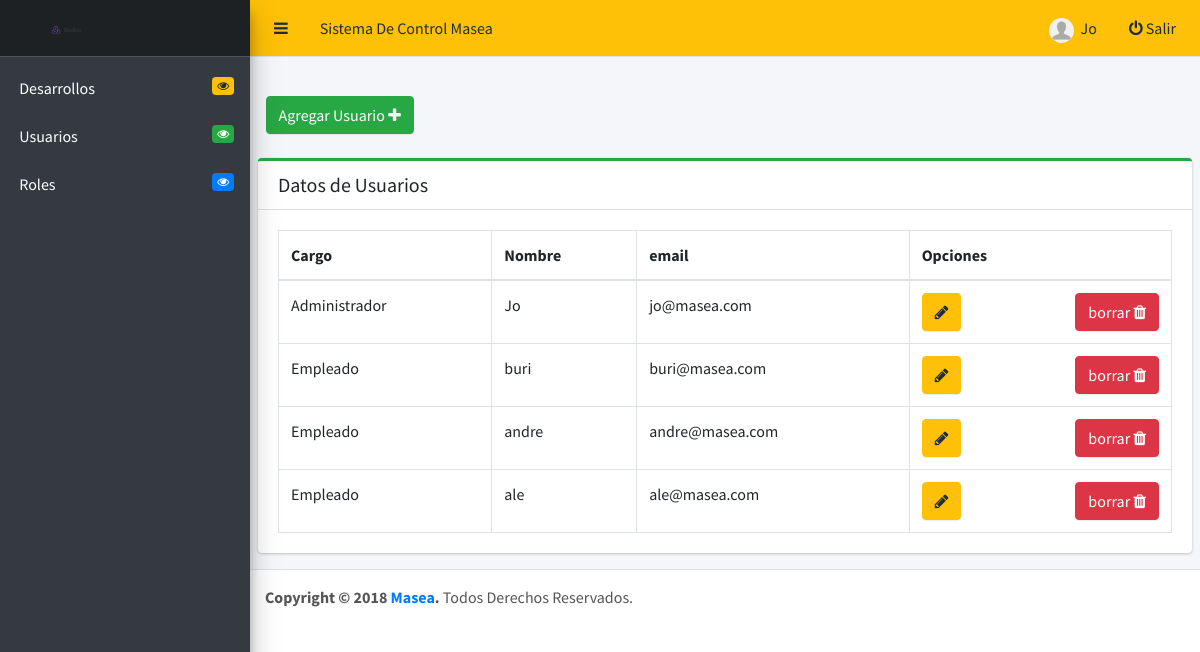
/account/dashboard?i=Users (signed in), run on the app's committed database.
### tables this page shows
CREATE TABLE `users` (
  `user_id` int(11) NOT NULL,
  `idrole` int(11) NOT NULL,
  `username` text NOT NULL,
  `email` text NOT NULL,
  `password` text NOT NULL,
  `condicion` int(11) NOT NULL
);

### core/init.php (called while the page is built, shortened)
<?php
    include 'database/connection.php';
    include 'classes/user.php';
    global $pdo;
    $getFromU = new User($pdo);
 ?>

### core/classes/user.php (called while the page is built, shortened)
<?php
    class User
    {
        protected $pdo;
        function __construct($pdo)
        {
            $this->pdo = $pdo;
        }
        public function userData($user_id){
            $stmt = $this->pdo->prepare("SELECT * FROM `users` WHERE `user_id` = :user_id ");
            $stmt->bindParam(":user_id", $user_id, PDO::PARAM_INT);
            $stmt->execute();
            return $stmt->fetch(PDO::FETCH_OBJ);
        }
        public function selectUsers(){
            $stmt = $this->pdo->prepare("SELECT * FROM `users` ");
            $stmt->execute();
            $users = $stmt->fetchAll(PDO::FETCH_OBJ);
            return $users;
        }
    }
?>

### includes/userInfo.php (the view, shortened to what this page needs)
<?php if ($_GET['i']=='Users' && ($user->idrole == 1)) {
?>
  <div class="col-sm-6">
    <a href="#addUsers" data-toggle="modal" class="text-white"><button class="btn btn-success "> Agregar Usuario  <i class="fa fa-plus"></i></button></a>
  </div><br>
  <div class="card card-success card-outline">
    <div class="card-header">
      <h3 class="card-title">Datos de Usuarios</h3>
    </div>
    <div class="card-body">
      <table id="example2" class="table table-bordered table-hover">
        <thead>
        <tr>
          <th>Cargo</th>
          <th>Nombre</th>
          <th>email</th>
          <th>Opciones</th>
        </tr>
        </thead>
        <tbody>
          <?php foreach ($users as $u) { ?>
            <tr>
              <td>
                <?php
                  if ($u->idrole == 1) {
                    echo "Administrador";
                  }else if ($u->idrole == 2) {
                    echo "Empleado";
                  }
                ?>
              </td>
              <td><?php echo $u->username ; ?> </td>
              <td><?php echo $u->email ; ?> </td>
              <td>
                <a href="#" data-toggle="modal"  data-target="#user-<?php echo $u->user_id ; ?>"><button class="btn btn-warning "><i class="fa fa-pencil"></i></button></a>
                <div class="float-right">
                  <form action="" method="post">
                    <button class="btn btn-danger" type="submit" name="delete">borrar <i class="fa fa-trash"></i></button>
                  </form>
                </div>
              </td>
            </tr>
            <div class="modal fade sm" id="user-<?php echo $u->user_id; ?>" tabindex="-1" style="margin-top: 50px;">
          <?php } ?>
      </table>
    </div>
  </div>
<?php
}else if ($_GET['i']=='Roles' && ($user->idrole == 1)) { ?>
  <div class="card card-primary card-outline">
    <div class="card-header">
      <h3 class="card-title">Roles de Usuarios</h3>
    </div>
    <div class="card-body">
      <table id="example2" class="table table-bordered table-hover">
        <thead>
        <tr>
          <th>Roles</th>
          <th>Descripcion</th>
        </tr>
        </thead>
        <tbody>
          <?php foreach ($roles as $r) { ?>
            <tr>
              <td><?php echo $r->role ; ?> </td>
              <td><?php echo $r->descripcion ; ?> </td>
            </tr>
          <?php } ?>
        <tbody>
      </table>
    </div>
  </div>
<?php }else if ($_GET['i']=='Desarrollos') {
    if(isset($_GET['id']) && !empty($_GET['id']) ) {
      include ("includes/unDesarrollo.php");
    }else if(isset($_GET['d']) && !empty($_GET['d']) ) {
      include ("includes/setDesarrollo.php");
    }else{
      if (isset($_POST['deleteD'])) {
        $d_id = $_POST['d_id'];
        $responseE = $getFromD->deleteEspecificacionD($d_id);
        $responseC = $getFromD->deleteCaracteristicaD($d_id);
        $responseF = $getFromD->deleteFotoD($d_id);
        $responseP = $getFromD->deletePlantaD($d_id);
        $responseD = $getFromD->deleteDesarrollo($d_id);
        if ( $responseD == "ok" ) {
          echo '<script>
            swal({
              title : "¡Ok!",
              text: "¡Se Borro con exito!",
              type:"success",
              confirmButtonText:"Cerrar",
              closeOnConfirm: false
              },
              function(isConfirm){
                if(isConfirm){
                  history.back();
              }
            });
          </script>';
        }else{
          echo '<script>
            swal({
              title : "¡Error!",
              text: "¡Hubo un error al borrar !",
              type: "error",
              confirmButtonText: "Cerrar",
              closeOnConfirm: false
              },
              function(isConfirm){
                if(isConfirm){
                  history.back();
                }
              }
            );
          </script>';
        }
      }
    ?>
      <div class="col-sm-6">
        <a href="<?php echo BASE_URL.'account/dashboard?i=Desarrollos&d=new'; ?>"><button class="btn btn-primary "> Nuevo Desarrollo <i class="fa fa-plus"></i></button>
        </a>
      </div><br>
      <div class="card card-warning card-outline">
        <div class="card-header">
          <h3 class="card-title">Datos de los Desarrollos</h3>
        </div>
        <div class="card-body">
          <table id="example2" class="table table-bordered table-hover">
            <thead>
            <tr>
              <th>Opciones</th>
              <th>Categoria</th>
              <th>Direccion</th>
              <th>Subcategoria</th>
              <th>Borrar</th>
            </tr>
            </thead>
            <tbody>
              <?php foreach ($desarrollos as $d) { ?>
                <tr>
                  <td>
                    <a href="?i=Desarrollos&id=<?php echo $d->id; ?>"><button class="btn btn-success fa fa-eye"> Ver</button></a>
                  </td>
                  <td>
                    <?php
                      if ($d->idcategoria == 1) {
                        echo "Terminado";
                      }else if ($d->idcategoria == 2) {
                        echo "En Desarrollo";
                      }else if ($d->idcategoria == 3){
                        echo "Proximo Desarrollo";
                      }
                    ?>
                  </td>
                  <td><?php echo $d->direccion ; ?> </td>
                  <td>
                    <?php
                      if ($d->idsubcategoria == 1) {
                        echo "Inicio de Obra";
                      }else if ($d->idsubcategoria == 2) {
                        echo "Estructura Terminada";
                      }else if ($d->idsubcategoria == 3){
                        echo "Terminaciones";
                      }else if ($d->idsubcategoria == 4){
                        echo "";
                      }
                    ?>
                    </td>
                    <td>
                      <form action="" method="post">
                        <input type="hidden" name="d_id" value="<?php echo $d->id; ?>">
                        <button type="submit" class="btn btn-danger" name="deleteD">borrar <i class="fa fa-trash"></i></button>
                      </form>
                   </td>
                </tr>
              <?php } ?>
            <tbody>
          </table>
        </div>
      </div>
  <?php } }?>

### dashboard.php (shortened to what this page needs)
<?php
	require_once ('core/init.php');
	if ($getFromU->loggedIn() === true) {
    $user_id       = $_SESSION['user_id'];
    $user          = $getFromU->userData($user_id);
    $users         = $getFromU->selectUsers();
    $roles         = $getFromU->selectRoles();
    $desarrollos   = $getFromD->selectDesarrollos();
  }
?>
<!DOCTYPE html>
<html>
<head>
  <link rel="stylesheet" href="https://maxcdn.bootstrapcdn.com/font-awesome/4.4.0/css/font-awesome.min.css">
  <link rel="stylesheet" href="https://code.ionicframework.com/ionicons/2.0.1/css/ionicons.min.css">
  <link rel="stylesheet" href="<?php echo BASE_URL; ?>assets/css/adminlte2.min.css">
   <link rel="stylesheet" href="https://cdnjs.cloudflare.com/ajax/libs/sweetalert/1.1.3/sweetalert.min.css">
</head>
<body class="hold-transition sidebar-mini">
<div class="wrapper">
  <nav class="main-header navbar navbar-expand bg-warning navbar-light border-bottom">
    <ul class="navbar-nav mr-auto">
      <li class="nav-item">
        <a class="nav-link" data-widget="pushmenu" href="#"><i class="fa fa-bars"></i></a>
      </li>
      <li class="nav-item d-none d-sm-inline-block">
        <a href="<?php echo BASE_URL; ?>" class="nav-link">Sistema De Control Masea</a>
      </li>
    </ul>
    <ul class="navbar-nav navbar-right" >
    	<li class="nav-item d-none d-sm-inline-block ">
        <a href="<?php echo BASE_URL; ?>account/setting" class="nav-link ">
         <img src="<?php echo BASE_URL; ?>assets/img/avatar.png" alt="User Avatar" class="img-circle" width="25">
          &nbsp;<?php echo $user->username; ?>
        </a>
      </li>
      <li class="nav-item d-none d-sm-inline-block ">
    		<a href="<?php echo BASE_URL; ?>includes/logout.php"  class="nav-link " style="color:blue;">	<i class="fa fa-power-off" ></i> Salir
    		</a>
      </li>
    </ul>
  </nav>
  <aside class="main-sidebar sidebar-dark-primary elevation-4">
     <a href="<?php echo BASE_URL; ?>" class="brand-link bg-dark" ><span><img src="<?php echo BASE_URL; ?>assets/img/logo3.png" style="margin-left: 40px;" width="40" height=="10"></span>
     </a>
      <nav class="mt-2">
        <ul class="nav nav-pills nav-sidebar flex-column" data-widget="treeview" role="menu" data-accordion="false">
          <?php if (($user->idrole == 1) || ($user->idrole == 2)){ ?>
            <li class="nav-item">
              <a href="?i=Desarrollos" class="nav-link text-white">
                <p>
                  Desarrollos
                  <span class="right badge badge-warning"> <i class="fa fa-eye"></i> </span>
                </p>
              </a>
            </li>
        	<?php } if ($user->idrole == 1) {?>
	          <li class="nav-item has-treeview">
	            <a href="?i=Users" class="nav-link text-white">
	              <p>
	                Usuarios
	                <span class="right badge badge-success"><i class="fa fa-eye"></i></span>
	              </p>
	            </a>
	          </li>
	          <li class="nav-item has-treeview">
	            <a href="?i=Roles" class="nav-link text-white">
	              <p>
	                Roles
	                <span class="right badge badge-primary"><i class="fa fa-eye"></i></span>
	              </p>
	            </a>
	          </li>
        	<?php } ?>
        </ul>
      </nav>
    </div>
  <div class="content-wrapper">
    <section class="content-header">
      <div class="container-fluid">
        <div class="row mb-2">
          <div class="col-sm-6">
          </div>
        </div>
      </div>
    </section>
    <section class="content">
      <div class="row">
        <div class="col-12">
          <?php
            if (isset($_GET['i']) ) {
              include ("includes/userInfo.php");
            }else{
             include ("includes/allDesarrollo.php");
            }
          ?>
        </div>
      </div>
    </section>
  </div>
  <footer class="main-footer">
  <strong>Copyright &copy; 2018 <a href="https://solucionar.com.ar">Masea</a>.</strong> Todos Derechos Reservados.
</body>
</html>

### data on the page
users: username "Jo", shows "Administrador", email "jo@masea.com"
users: shows "Empleado", username "buri", email "buri@masea.com"
users: shows "Empleado", username "andre", email "andre@masea.com"
users: shows "Empleado", username "ale", email "ale@masea.com"
